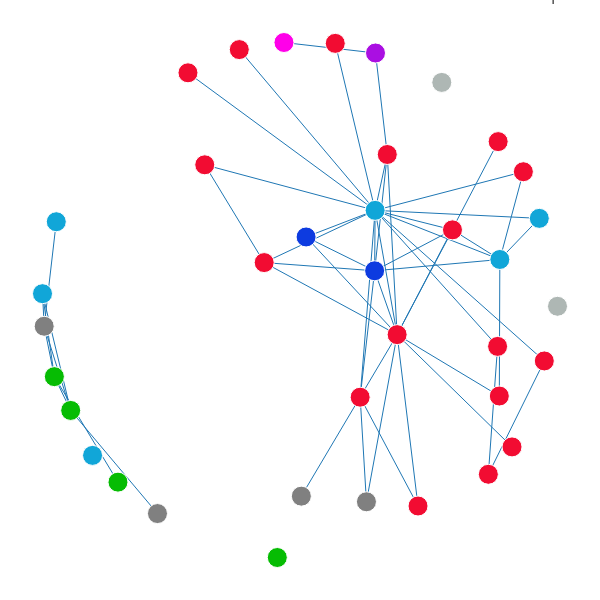

Notebook cell for this chart:
### Markdown cell above
## 4: Predict impact of mutation on a CTCF motif within a chromatin accessible region under a CRE using Convolutional Neural Networks (CNNs) trained on CTCF Chip-Seq and DNAse-Seq

### Code cell
all_nodes_graph.add_node("16:54685419",color="rgb(255,0,233)")
all_nodes_graph.add_edge("16:54685419","chr16:54719028-54719630")
all_position = nx.spring_layout(all_nodes_graph,dim=2)  
traceN = go.Scatter(x=[], y=[], mode="markers", text=[],marker=go.Marker(color=[],size=[],opacity=[]))
traceN["name"] = ""
traceN["hoverinfo"] = "text"
for all_node in all_nodes_graph.nodes(data=True):
    text_node = all_node[0]
    traceN["text"].append(text_node.replace("\n","<br>"))
    if "color" in all_node[1]:
        traceN["marker"]["color"].append(all_node[1]["color"])
    else:
        traceN["marker"]["color"].append("grey")
    traceN["marker"]["size"].append(20)
    traceN["marker"]["opacity"].append(1)
    traceN["x"].append(all_position[all_node[0]][0])
    traceN["y"].append(all_position[all_node[0]][1])
    
traceE = go.Scatter(x=[], y=[], mode="lines", hoverinfo = "none")
traceE["name"] = ""
traceE["line"]["width"] = 1
for edge in all_nodes_graph.edges(data=True):
    traceE["x"] += [all_position[edge[0]][0],all_position[edge[1]][0], None]
    traceE["y"] += [all_position[edge[0]][1],all_position[edge[1]][1], None]

data = go.Data([traceE, traceN])
fig = go.Figure(data=data, layout=layout)
plotly.offline.iplot(fig)

### Figure 1 — Plotly figure (JSON) as saved in the notebook; plotly's stock layout.template omitted (floating-point values rounded to 4 significant figures; data arrays with more than 128 entries replaced by an {"elided": "..."} marker saying what was removed)
{"data": [{"hoverinfo": "none", "line": {"width": 1}, "mode": "lines", "name": "", "type": "scatter", "x": {"elided": "159 float values"}, "y": {"elided": "159 float values"}}, {"hoverinfo": "text", "marker": {"color": ["rgb(6,188,3)", "rgb(255,0,233)", "rgb(242,12,50)", "rgb(13,59,224)", "rgb(242,12,50)", "rgb(242,12,50)", "rgb(17,166,216)", "rgb(6,188,3)", "rgb(242,12,50)", "rgb(17,166,216)", "rgb(242,12,50)", "rgb(6,188,3)", "rgb(242,12,50)", "rgb(13,59,224)", "rgb(17,166,216)", "rgb(242,12,50)", "grey", "rgb(242,12,50)", "grey", "rgb(242,12,50)", "rgb(242,12,50)", "grey", "rgb(242,12,50)", "rgb(17,166,216)", "rgb(6,188,3)", "rgb(174,183,180)", "grey", "rgb(242,12,50)", "rgb(242,12,50)", "rgb(170,15,226)", "rgb(174,183,180)", "rgb(242,12,50)", "rgb(242,12,50)", "rgb(17,166,216)", "rgb(242,12,50)", "rgb(242,12,50)", "rgb(17,166,216)"], "opacity": [1, 1, 1, 1, 1, 1, 1, 1, 1, 1, 1, 1, 1, 1, 1, 1, 1, 1, 1, 1, 1, 1, 1, 1, 1, 1, 1, 1, 1, 1, 1, 1, 1, 1, 1, 1, 1], "size": [20, 20, 20, 20, 20, 20, 20, 20, 20, 20, 20, 20, 20, 20, 20, 20, 20, 20, 20, 20, 20, 20, 20, 20, 20, 20, 20, 20, 20, 20, 20, 20, 20, 20, 20, 20, 20]}, "mode": "markers", "name": "", "text": ["chr16:53055849-53057134", "16:54685419", "chr16:54624304-54625265", "chr16:54966398-54967506", "chr16:54463985-54465094", "chr16:53806737-53807857", "chr16:53979176-53980851", "chr16:52224909-52226423", "chr16:54311574-54312525", "chr16:53776635-53777704", "chr16:54990922-54992491", "chr16:52101824-52104715", "chr16:54684958-54686247", "chr16:54960934-54965515", "chr16:53241256-53242869", "chr16:55153909-55155024", "chr16:53075143-53076592", "chr16:55055324-55056460", "chr16:55291327-55292811", "chr16:54364628-54366033", "chr16:54275871-54276733", "chr16:55356926-55358883", "chr16:54851106-54852028", "chr16:53925426-53926800", "chr16:52945750-52947581", "chr16:52894904-52896400", "chr16:53088027-53090207", "chr16:54322905-54326252", "chr16:54666915-54668601", "chr16:54719028-54719630", "chr16:53010327-53011374", "chr16:54611161-54612142", "chr16:54968327-54974272", "chr16:53193391-53194589", "chr16:54625393-54626553", "chr16:54227006-54228739", "chr16:54315183-54322626"], "type": "scatter", "x": [0.02304, 0.4689, 0.8657, 0.5118, 0.3821, 0.2825, 0.888, 0.4559, 0.887, 0.09721, 0.6168, 0.05471, 0.6695, 0.6449, 0, 0.8848, 0.2232, 0.7292, 0.629, 0.3151, 0.5685, 0.5026, 0.9117, 0.9647, 0.1465, 0.7753, 0.003301, 0.4305, 0.7961, 0.6466, 1, 0.8837, 0.6886, 0.02678, 0.9744, 0.9337, 0.6459], "y": [0.351, 0.9996, 0.1615, 0.6222, 0.9859, 0.9408, 0.5785, 0, 0.3134, 0.1982, 0.3112, 0.2855, 0.7823, 0.5565, 0.5121, 0.8072, 0.08528, 0.09997, 0.1082, 0.7622, 0.9979, 0.1191, 0.2147, 0.6583, 0.1463, 0.9222, 0.4488, 0.5724, 0.6359, 0.9792, 0.4876, 0.4098, 0.4326, 0.6517, 0.3815, 0.7488, 0.6738]}], "layout": {"height": 600, "hovermode": "closest", "margin": {"b": 0, "l": 0, "r": 0, "t": 0}, "scene": {"xaxis": {"showbackground": false, "showgrid": false, "showline": false, "showticklabels": false, "title": "", "zeroline": false}, "yaxis": {"showbackground": false, "showgrid": false, "showline": false, "showticklabels": false, "title": "", "zeroline": false}, "zaxis": {"showbackground": false, "showgrid": false, "showline": false, "showticklabels": false, "title": "", "zeroline": false}}, "showlegend": false, "title": "All Cohesin-SMC1 ChiA-PET DNA interactions within \nchr16 of Homo Sapiens", "width": 600, "xaxis": {"showbackground": false, "showgrid": false, "showline": false, "showticklabels": false, "title": "", "zeroline": false}, "yaxis": {"showbackground": false, "showgrid": false, "showline": false, "showticklabels": false, "title": "", "zeroline": false}}}
